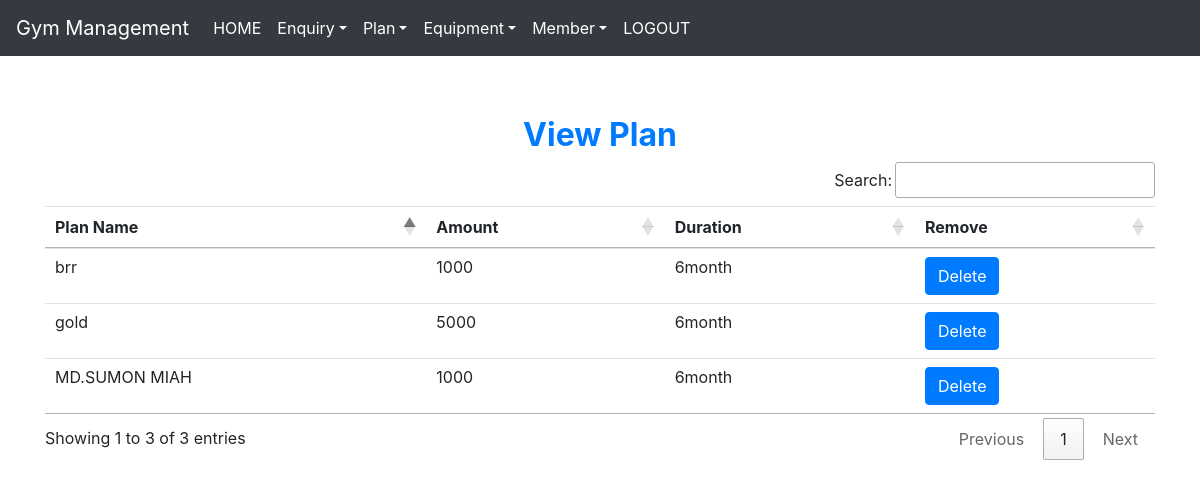
Screenshot of /view_plan/ (signed in) with the database file from the repository.
### gym/models.py (models this page shows, shortened)
class Plan(models.Model):
        name = models.CharField(max_length=30)
        amount = models.CharField(max_length=20)
        duration = models.CharField(max_length=30)

### gym/views.py (the view)
# urls.py: path('view_plan/', View_Plan, name='view_plan'),
def View_Plan(request):
    if not request.user.is_staff:
        return redirect('login')
    plan=Plan.objects.all()
    d={'plan': plan}
    return render(request,'view_plan.html',d)

### gym/templates/view_plan.html
{% extends 'navigationvar.html'%}
{% block body%}
<div class="container" style="margin-top:60px">
    <h2 class="text-center text-primary font-weight-bold">View Plan</h2>
<table id="example" CLASS="table table-hover">
    <thead>
    <tr>
        <th>Plan Name</th>
        <th>Amount</th>
        <th>Duration</th>
        <th>Remove</th>
    </tr>
    </thead>
    <tbody>
    {% for i in plan %}
    <tr>
        <td>{{i.name}}</td>
        <td>{{i.amount}}</td>
        <td>{{i.duration}}</td>
         <td><a class="btn btn-primary" href="{% url 'delete_plan' i.id %}" onclick="return confirm('Are you Delete this record ?')" >Delete</a></td>
    </tr>
    {% endfor %}
    </tbody>
</table>
</div>
{% endblock %}

### rows the page displays
Plan: name "MD.SUMON MIAH", amount "1000", duration "6month"
Plan: name "brr", amount "1000", duration "6month"
Plan: name "gold", amount "5000", duration "6month"
